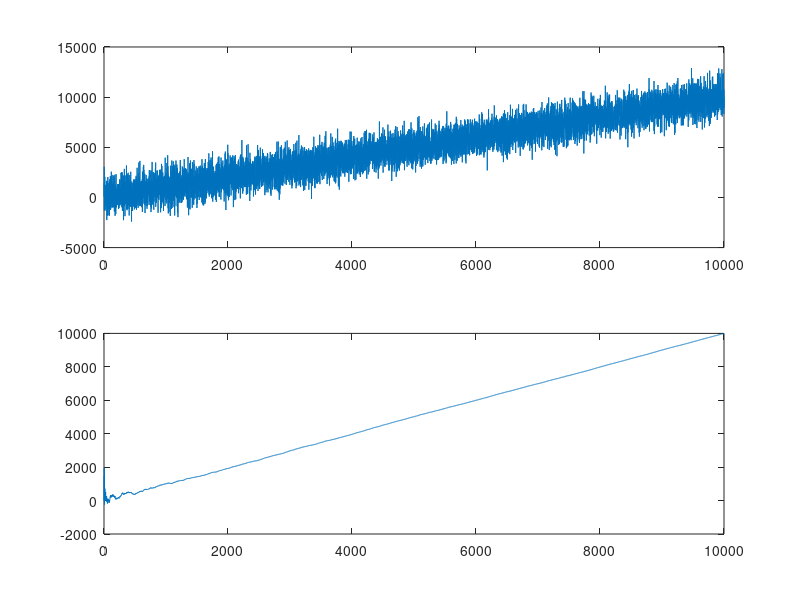

MATLAB code for this plot:
N=10000;
t=1:N;

measurements = t  + 1000*randn(1,N); % Angulo entregado por el accel
measurements = measurements';
N = length(measurements);

g = 9.81;

dt = .01; % Tiempo entre las mediciones

u = .1; % Motion externa (rapidez angular del gyro)

x = [0 ; 0]; % Estado inicial (alfa, bias -> valor del giroscopio en estado estacionario)
P = [1000 0 ; 0 1000]; % Incertidumbre inicial (aca no se cual seria)
B = [dt ; 0];
F = [1 -dt ; 0 1]; % Funcion del proximo estado
H = [1 0]; % Funcion de measurement

% Valor de la varianza falta para R
R = [.0001]; % Incertidumbre de la measurement
%

I = [1 0 ; 0 1]; % Matriz identidad
for i=1:N
    % Measurement Update
    Z = measurements(i,:);
    Y = Z - H*x;
    S = H*P*H' + R;
    K = P*H'*(inv(S));
    x = x + (K*Y);
    P = (I - (K*H))*P;
    b(i)=x(1);                 %ESTE ES MI ESTADO ESTIMADO ACTUAL
    
    % Prediction
    x = (F*x + B*u);
    a(i)=x(1);
    Acc_x(i)=x(2)/dt*cos(x(1)/180*pi);
    pos(i) = (Acc_x(i)-g)*dt^2/2;
    P = F*P*F';
    
end

subplot(211);
plot(measurements);
subplot(212);
plot(b);
